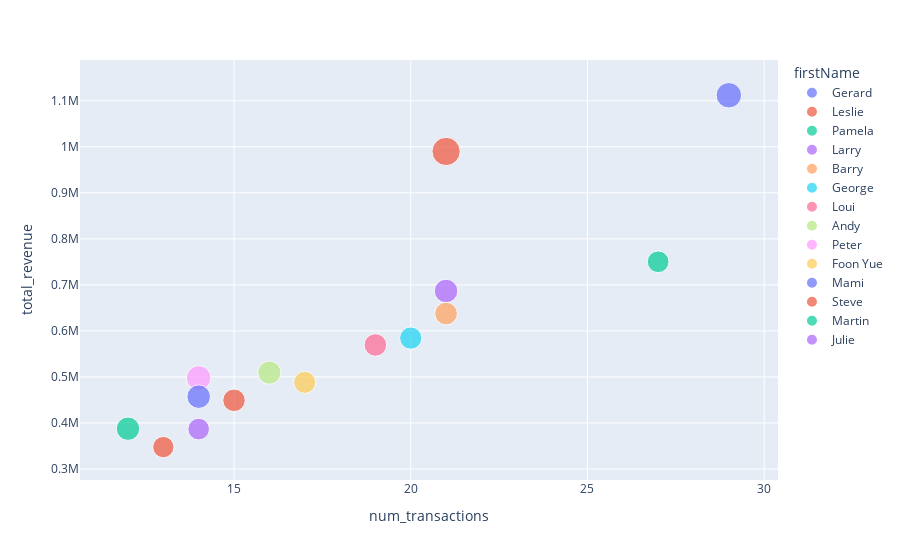

Notebook cell for this chart:
### Code cell
import plotly.express as px

px.scatter(data_frame=query4_df.dropna(), x='num_transactions', y='total_revenue', color='firstName', size='average')

### Figure 1 — Plotly figure (JSON) as saved in the notebook; plotly's stock layout.template omitted (floating-point values rounded to 4 significant figures)
{"data": [{"hovertemplate": "firstName=Gerard<br>num_transactions=%{x}<br>total_revenue=%{y}<br>average=%{marker.size}<extra></extra>", "legendgroup": "Gerard", "marker": {"color": "#636efa", "size": [38340.0], "sizemode": "area", "sizeref": 117.8, "symbol": "circle"}, "mode": "markers", "name": "Gerard", "orientation": "v", "showlegend": true, "type": "scatter", "x": [29], "xaxis": "x", "y": [1112000.0], "yaxis": "y"}, {"hovertemplate": "firstName=Leslie<br>num_transactions=%{x}<br>total_revenue=%{y}<br>average=%{marker.size}<extra></extra>", "legendgroup": "Leslie", "marker": {"color": "#EF553B", "size": [47140.0, 26730.0], "sizemode": "area", "sizeref": 117.8, "symbol": "circle"}, "mode": "markers", "name": "Leslie", "orientation": "v", "showlegend": true, "type": "scatter", "x": [21, 13], "xaxis": "x", "y": [989900.0, 347500.0], "yaxis": "y"}, {"hovertemplate": "firstName=Pamela<br>num_transactions=%{x}<br>total_revenue=%{y}<br>average=%{marker.size}<extra></extra>", "legendgroup": "Pamela", "marker": {"color": "#00cc96", "size": [27790.0], "sizemode": "area", "sizeref": 117.8, "symbol": "circle"}, "mode": "markers", "name": "Pamela", "orientation": "v", "showlegend": true, "type": "scatter", "x": [27], "xaxis": "x", "y": [750200.0], "yaxis": "y"}, {"hovertemplate": "firstName=Larry<br>num_transactions=%{x}<br>total_revenue=%{y}<br>average=%{marker.size}<extra></extra>", "legendgroup": "Larry", "marker": {"color": "#ab63fa", "size": [32700.0], "sizemode": "area", "sizeref": 117.8, "symbol": "circle"}, "mode": "markers", "name": "Larry", "orientation": "v", "showlegend": true, "type": "scatter", "x": [21], "xaxis": "x", "y": [686700.0], "yaxis": "y"}, {"hovertemplate": "firstName=Barry<br>num_transactions=%{x}<br>total_revenue=%{y}<br>average=%{marker.size}<extra></extra>", "legendgroup": "Barry", "marker": {"color": "#FFA15A", "size": [30370.0], "sizemode": "area", "sizeref": 117.8, "symbol": "circle"}, "mode": "markers", "name": "Barry", "orientation": "v", "showlegend": true, "type": "scatter", "x": [21], "xaxis": "x", "y": [637700.0], "yaxis": "y"}, {"hovertemplate": "firstName=George<br>num_transactions=%{x}<br>total_revenue=%{y}<br>average=%{marker.size}<extra></extra>", "legendgroup": "George", "marker": {"color": "#19d3f3", "size": [29220.0], "sizemode": "area", "sizeref": 117.8, "symbol": "circle"}, "mode": "markers", "name": "George", "orientation": "v", "showlegend": true, "type": "scatter", "x": [20], "xaxis": "x", "y": [584400.0], "yaxis": "y"}, {"hovertemplate": "firstName=Loui<br>num_transactions=%{x}<br>total_revenue=%{y}<br>average=%{marker.size}<extra></extra>", "legendgroup": "Loui", "marker": {"color": "#FF6692", "size": [29970.0], "sizemode": "area", "sizeref": 117.8, "symbol": "circle"}, "mode": "markers", "name": "Loui", "orientation": "v", "showlegend": true, "type": "scatter", "x": [19], "xaxis": "x", "y": [569500.0], "yaxis": "y"}, {"hovertemplate": "firstName=Andy<br>num_transactions=%{x}<br>total_revenue=%{y}<br>average=%{marker.size}<extra></extra>", "legendgroup": "Andy", "marker": {"color": "#B6E880", "size": [31840.0], "sizemode": "area", "sizeref": 117.8, "symbol": "circle"}, "mode": "markers", "name": "Andy", "orientation": "v", "showlegend": true, "type": "scatter", "x": [16], "xaxis": "x", "y": [509400.0], "yaxis": "y"}, {"hovertemplate": "firstName=Peter<br>num_transactions=%{x}<br>total_revenue=%{y}<br>average=%{marker.size}<extra></extra>", "legendgroup": "Peter", "marker": {"color": "#FF97FF", "size": [35560.0], "sizemode": "area", "sizeref": 117.8, "symbol": "circle"}, "mode": "markers", "name": "Peter", "orientation": "v", "showlegend": true, "type": "scatter", "x": [14], "xaxis": "x", "y": [497900.0], "yaxis": "y"}, {"hovertemplate": "firstName=Foon Yue<br>num_transactions=%{x}<br>total_revenue=%{y}<br>average=%{marker.size}<extra></extra>", "legendgroup": "Foon Yue", "marker": {"color": "#FECB52", "size": [28720.0], "sizemode": "area", "sizeref": 117.8, "symbol": "circle"}, "mode": "markers", "name": "Foon Yue", "orientation": "v", "showlegend": true, "type": "scatter", "x": [17], "xaxis": "x", "y": [488200.0], "yaxis": "y"}, {"hovertemplate": "firstName=Mami<br>num_transactions=%{x}<br>total_revenue=%{y}<br>average=%{marker.size}<extra></extra>", "legendgroup": "Mami", "marker": {"color": "#636efa", "size": [32650.0], "sizemode": "area", "sizeref": 117.8, "symbol": "circle"}, "mode": "markers", "name": "Mami", "orientation": "v", "showlegend": true, "type": "scatter", "x": [14], "xaxis": "x", "y": [457100.0], "yaxis": "y"}, {"hovertemplate": "firstName=Steve<br>num_transactions=%{x}<br>total_revenue=%{y}<br>average=%{marker.size}<extra></extra>", "legendgroup": "Steve", "marker": {"color": "#EF553B", "size": [29950.0], "sizemode": "area", "sizeref": 117.8, "symbol": "circle"}, "mode": "markers", "name": "Steve", "orientation": "v", "showlegend": true, "type": "scatter", "x": [15], "xaxis": "x", "y": [449200.0], "yaxis": "y"}, {"hovertemplate": "firstName=Martin<br>num_transactions=%{x}<br>total_revenue=%{y}<br>average=%{marker.size}<extra></extra>", "legendgroup": "Martin", "marker": {"color": "#00cc96", "size": [32290.0], "sizemode": "area", "sizeref": 117.8, "symbol": "circle"}, "mode": "markers", "name": "Martin", "orientation": "v", "showlegend": true, "type": "scatter", "x": [12], "xaxis": "x", "y": [387500.0], "yaxis": "y"}, {"hovertemplate": "firstName=Julie<br>num_transactions=%{x}<br>total_revenue=%{y}<br>average=%{marker.size}<extra></extra>", "legendgroup": "Julie", "marker": {"color": "#ab63fa", "size": [27620.0], "sizemode": "area", "sizeref": 117.8, "symbol": "circle"}, "mode": "markers", "name": "Julie", "orientation": "v", "showlegend": true, "type": "scatter", "x": [14], "xaxis": "x", "y": [386700.0], "yaxis": "y"}], "layout": {"legend": {"itemsizing": "constant", "title": {"text": "firstName"}, "tracegroupgap": 0}, "margin": {"t": 60}, "xaxis": {"anchor": "y", "domain": [0, 1], "title": {"text": "num_transactions"}}, "yaxis": {"anchor": "x", "domain": [0, 1], "title": {"text": "total_revenue"}}}}
